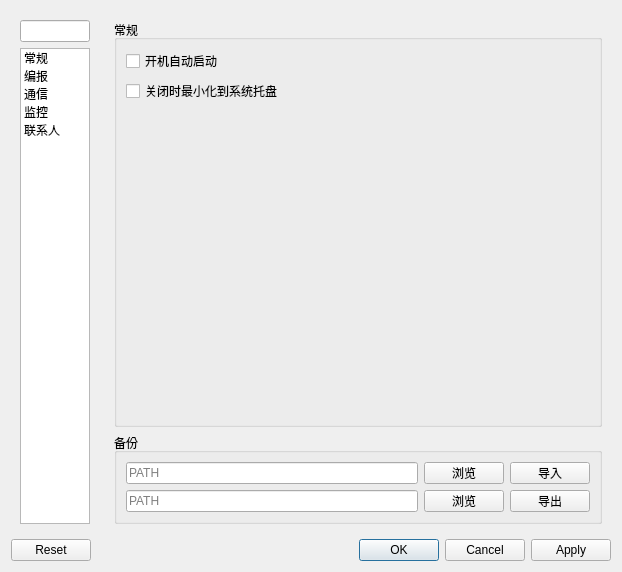
<?xml version="1.0" encoding="UTF-8"?>
<ui version="4.0">
 <class>Settings</class>
 <widget class="QDialog" name="Settings">
  <property name="geometry">
   <rect>
    <x>0</x>
    <y>0</y>
    <width>622</width>
    <height>501</height>
   </rect>
  </property>
  <property name="acceptDrops">
   <bool>true</bool>
  </property>
  <property name="windowTitle">
   <string>设置</string>
  </property>
  <layout class="QVBoxLayout" name="verticalLayout">
   <item>
    <layout class="QHBoxLayout" name="main">
     <item>
      <widget class="QWidget" name="left_side" native="true">
       <property name="maximumSize">
        <size>
         <width>120</width>
         <height>16777215</height>
        </size>
       </property>
       <layout class="QVBoxLayout" name="leftbox">
        <item>
         <widget class="QLineEdit" name="search"/>
        </item>
        <item>
         <widget class="QListWidget" name="menu">
          <item>
           <property name="text">
            <string>常规</string>
           </property>
          </item>
          <item>
           <property name="text">
            <string>编报</string>
           </property>
          </item>
          <item>
           <property name="text">
            <string>通信</string>
           </property>
          </item>
          <item>
           <property name="text">
            <string>监控</string>
           </property>
          </item>
          <item>
           <property name="text">
            <string>联系人</string>
           </property>
          </item>
         </widget>
        </item>
       </layout>
      </widget>
     </item>
     <item>
      <widget class="QStackedWidget" name="stacked">
       <property name="frameShadow">
        <enum>QFrame::Plain</enum>
       </property>
       <property name="currentIndex">
        <number>0</number>
       </property>
       <widget class="QWidget" name="convention_page">
        <layout class="QVBoxLayout" name="verticalLayout_6">
         <property name="sizeConstraint">
          <enum>QLayout::SetDefaultConstraint</enum>
         </property>
         <item>
          <widget class="QGroupBox" name="convention_group">
           <property name="title">
            <string>常规</string>
           </property>
           <layout class="QFormLayout" name="formLayout_8">
            <item row="0" column="0">
             <widget class="QCheckBox" name="run_on_start">
              <property name="text">
               <string>开机自动启动</string>
              </property>
             </widget>
            </item>
            <item row="1" column="0">
             <widget class="QCheckBox" name="close_to_minimize">
              <property name="text">
               <string>关闭时最小化到系统托盘</string>
              </property>
             </widget>
            </item>
           </layout>
          </widget>
         </item>
         <item>
          <widget class="QGroupBox" name="backup_group">
           <property name="title">
            <string>备份</string>
           </property>
           <layout class="QGridLayout" name="gridLayout_5">
            <property name="sizeConstraint">
             <enum>QLayout::SetMaximumSize</enum>
            </property>
            <item row="0" column="0">
             <widget class="QLineEdit" name="import_path">
              <property name="placeholderText">
               <string>PATH</string>
              </property>
             </widget>
            </item>
            <item row="1" column="2">
             <widget class="QPushButton" name="export_button">
              <property name="text">
               <string>导出</string>
              </property>
             </widget>
            </item>
            <item row="0" column="2">
             <widget class="QPushButton" name="import_button">
              <property name="text">
               <string>导入</string>
              </property>
             </widget>
            </item>
            <item row="0" column="1">
             <widget class="QPushButton" name="import_explore">
              <property name="text">
               <string>浏览</string>
              </property>
             </widget>
            </item>
            <item row="1" column="1">
             <widget class="QPushButton" name="export_explore">
              <property name="text">
               <string>浏览</string>
              </property>
             </widget>
            </item>
            <item row="1" column="0">
             <widget class="QLineEdit" name="export_path">
              <property name="placeholderText">
               <string>PATH</string>
              </property>
             </widget>
            </item>
           </layout>
          </widget>
         </item>
        </layout>
       </widget>
       <widget class="QWidget" name="message_page">
        <layout class="QVBoxLayout" name="verticalLayout_2">
         <item>
          <widget class="QGroupBox" name="prefix_group">
           <property name="title">
            <string>前缀</string>
           </property>
           <layout class="QFormLayout" name="formLayout">
            <item row="0" column="0">
             <widget class="QLabel" name="icao_label">
              <property name="text">
               <string>机场代码</string>
              </property>
             </widget>
            </item>
            <item row="0" column="1">
             <widget class="QLineEdit" name="icao">
              <property name="placeholderText">
               <string>ZJHK</string>
              </property>
             </widget>
            </item>
            <item row="1" column="0">
             <widget class="QLabel" name="intelligence_label">
              <property name="text">
               <string>气象情报</string>
              </property>
             </widget>
            </item>
            <item row="1" column="1">
             <widget class="QLineEdit" name="intelligence">
              <property name="placeholderText">
               <string>CI35</string>
              </property>
             </widget>
            </item>
            <item row="2" column="0">
             <widget class="QLabel" name="fir_label">
              <property name="text">
               <string>监视台责任区</string>
              </property>
             </widget>
            </item>
            <item row="2" column="1">
             <widget class="QLineEdit" name="fir">
              <property name="placeholderText">
               <string>ZJSA SANYA FIR</string>
              </property>
             </widget>
            </item>
            <item row="3" column="0">
             <widget class="QLabel" name="trend_sign_label">
              <property name="text">
               <string>趋势识别码</string>
              </property>
             </widget>
            </item>
            <item row="3" column="1">
             <widget class="QLineEdit" name="trend_sign">
              <property name="placeholderText">
               <string>TREND</string>
              </property>
             </widget>
            </item>
           </layout>
          </widget>
         </item>
         <item>
          <widget class="QGroupBox" name="weather_group">
           <property name="title">
            <string>天气现象备案</string>
           </property>
           <layout class="QGridLayout" name="gridLayout">
            <item row="0" column="0">
             <layout class="QHBoxLayout" name="add_wx1_layout">
              <item>
               <widget class="QLineEdit" name="weather1">
                <property name="text">
                 <string/>
                </property>
                <property name="placeholderText">
                 <string>无强度变化的天气现象</string>
                </property>
               </widget>
              </item>
              <item>
               <widget class="QPushButton" name="add_weather1_button">
                <property name="maximumSize">
                 <size>
                  <width>25</width>
                  <height>16777215</height>
                 </size>
                </property>
                <property name="text">
                 <string>+</string>
                </property>
               </widget>
              </item>
              <item>
               <widget class="QPushButton" name="del_weather1_button">
                <property name="maximumSize">
                 <size>
                  <width>25</width>
                  <height>16777215</height>
                 </size>
                </property>
                <property name="text">
                 <string>—</string>
                </property>
               </widget>
              </item>
             </layout>
            </item>
            <item row="0" column="1">
             <layout class="QHBoxLayout" name="add_wx2_layout">
              <item>
               <widget class="QLineEdit" name="weather2">
                <property name="placeholderText">
                 <string>有强度变化的天气现象</string>
                </property>
               </widget>
              </item>
              <item>
               <widget class="QPushButton" name="add_weather2_button">
                <property name="maximumSize">
                 <size>
                  <width>25</width>
                  <height>16777215</height>
                 </size>
                </property>
                <property name="text">
                 <string>+</string>
                </property>
               </widget>
              </item>
              <item>
               <widget class="QPushButton" name="del_weather2_button">
                <property name="maximumSize">
                 <size>
                  <width>25</width>
                  <height>16777215</height>
                 </size>
                </property>
                <property name="text">
                 <string>—</string>
                </property>
               </widget>
              </item>
             </layout>
            </item>
            <item row="1" column="0">
             <widget class="QListWidget" name="weather1_list">
              <property name="dragDropMode">
               <enum>QAbstractItemView::InternalMove</enum>
              </property>
             </widget>
            </item>
            <item row="1" column="1">
             <widget class="QListWidget" name="weather2_list">
              <property name="dragDropMode">
               <enum>QAbstractItemView::InternalMove</enum>
              </property>
             </widget>
            </item>
           </layout>
          </widget>
         </item>
        </layout>
       </widget>
       <widget class="QWidget" name="communication_page">
        <layout class="QVBoxLayout" name="verticalLayout_4">
         <item>
          <layout class="QHBoxLayout" name="top_layout">
           <item>
            <widget class="QGroupBox" name="serial_group">
             <property name="title">
              <string>串口参数</string>
             </property>
             <layout class="QFormLayout" name="formLayout_3">
              <item row="0" column="0">
               <widget class="QLabel" name="port_label">
                <property name="text">
                 <string>端口</string>
                </property>
               </widget>
              </item>
              <item row="0" column="1">
               <widget class="QLineEdit" name="port">
                <property name="placeholderText">
                 <string>COM1</string>
                </property>
               </widget>
              </item>
              <item row="1" column="0">
               <widget class="QLabel" name="baudrate_label">
                <property name="text">
                 <string>波特率</string>
                </property>
               </widget>
              </item>
              <item row="1" column="1">
               <widget class="QLineEdit" name="baudrate">
                <property name="placeholderText">
                 <string>9600</string>
                </property>
               </widget>
              </item>
              <item row="2" column="0">
               <widget class="QLabel" name="parity_label">
                <property name="text">
                 <string>校验位</string>
                </property>
               </widget>
              </item>
              <item row="2" column="1">
               <widget class="QComboBox" name="parity">
                <item>
                 <property name="text">
                  <string>NONE</string>
                 </property>
                </item>
                <item>
                 <property name="text">
                  <string>EVEN</string>
                 </property>
                </item>
                <item>
                 <property name="text">
                  <string>ODD</string>
                 </property>
                </item>
               </widget>
              </item>
              <item row="3" column="0">
               <widget class="QLabel" name="bytesize_label">
                <property name="text">
                 <string>数据位</string>
                </property>
               </widget>
              </item>
              <item row="3" column="1">
               <widget class="QComboBox" name="bytesize">
                <item>
                 <property name="text">
                  <string>5</string>
                 </property>
                </item>
                <item>
                 <property name="text">
                  <string>6</string>
                 </property>
                </item>
                <item>
                 <property name="text">
                  <string>7</string>
                 </property>
                </item>
                <item>
                 <property name="text">
                  <string>8</string>
                 </property>
                </item>
               </widget>
              </item>
              <item row="4" column="0">
               <widget class="QLabel" name="stopbits_label">
                <property name="text">
                 <string>停止位</string>
                </property>
               </widget>
              </item>
              <item row="4" column="1">
               <widget class="QComboBox" name="stopbits">
                <item>
                 <property name="text">
                  <string>1</string>
                 </property>
                </item>
                <item>
                 <property name="text">
                  <string>1.5</string>
                 </property>
                </item>
                <item>
                 <property name="text">
                  <string>2</string>
                 </property>
                </item>
               </widget>
              </item>
             </layout>
            </widget>
           </item>
           <item>
            <widget class="QGroupBox" name="other_group">
             <property name="title">
              <string>其他</string>
             </property>
             <layout class="QFormLayout" name="formLayout_7">
              <item row="0" column="0">
               <widget class="QLabel" name="channel_label">
                <property name="text">
                 <string>线路冠字</string>
                </property>
               </widget>
              </item>
              <item row="0" column="1">
               <widget class="QLineEdit" name="channel">
                <property name="placeholderText">
                 <string>YMA</string>
                </property>
               </widget>
              </item>
              <item row="1" column="0">
               <widget class="QLabel" name="number_label">
                <property name="text">
                 <string>流水号</string>
                </property>
               </widget>
              </item>
              <item row="1" column="1">
               <widget class="QLineEdit" name="number">
                <property name="placeholderText">
                 <string>1</string>
                </property>
               </widget>
              </item>
              <item row="3" column="0">
               <widget class="QLabel" name="request_addr_label">
                <property name="text">
                 <string>请求地址</string>
                </property>
               </widget>
              </item>
              <item row="3" column="1">
               <widget class="QLineEdit" name="request_addr">
                <property name="placeholderText">
                 <string>ZGGGYZYX</string>
                </property>
               </widget>
              </item>
              <item row="4" column="0">
               <widget class="QLabel" name="user_addr_label">
                <property name="text">
                 <string>用户单位</string>
                </property>
               </widget>
              </item>
              <item row="4" column="1">
               <widget class="QLineEdit" name="user_addr">
                <property name="placeholderText">
                 <string>ZJHKYMYX</string>
                </property>
               </widget>
              </item>
              <item row="2" column="1">
               <spacer name="horizontalSpacer_3">
                <property name="orientation">
                 <enum>Qt::Horizontal</enum>
                </property>
                <property name="sizeHint" stdset="0">
                 <size>
                  <width>40</width>
                  <height>20</height>
                 </size>
                </property>
               </spacer>
              </item>
             </layout>
            </widget>
           </item>
          </layout>
         </item>
         <item>
          <widget class="QGroupBox" name="address_group">
           <property name="title">
            <string>发报地址</string>
           </property>
           <layout class="QVBoxLayout" name="verticalLayout_10">
            <item>
             <widget class="QTabWidget" name="tabWidget">
              <property name="currentIndex">
               <number>0</number>
              </property>
              <widget class="QWidget" name="tab_taf">
               <attribute name="title">
                <string>TAF</string>
               </attribute>
               <layout class="QVBoxLayout" name="verticalLayout_3">
                <item>
                 <widget class="QTextEdit" name="taf">
                  <property name="placeholderText">
                   <string>发报地址请以空格分隔</string>
                  </property>
                 </widget>
                </item>
               </layout>
              </widget>
              <widget class="QWidget" name="tab_sigmet">
               <attribute name="title">
                <string>SIGMET</string>
               </attribute>
               <layout class="QVBoxLayout" name="verticalLayout_7">
                <item>
                 <widget class="QTextEdit" name="sigmet">
                  <property name="placeholderText">
                   <string>发报地址请以空格分隔</string>
                  </property>
                 </widget>
                </item>
               </layout>
              </widget>
              <widget class="QWidget" name="tab_airmet">
               <attribute name="title">
                <string>AIRMET</string>
               </attribute>
               <layout class="QVBoxLayout" name="verticalLayout_8">
                <item>
                 <widget class="QTextEdit" name="airmet">
                  <property name="placeholderText">
                   <string>发报地址请以空格分隔</string>
                  </property>
                 </widget>
                </item>
               </layout>
              </widget>
              <widget class="QWidget" name="tab_trend">
               <attribute name="title">
                <string>TREND</string>
               </attribute>
               <layout class="QVBoxLayout" name="verticalLayout_9">
                <item>
                 <widget class="QTextEdit" name="trend">
                  <property name="placeholderText">
                   <string>发报地址请以空格分隔</string>
                  </property>
                 </widget>
                </item>
               </layout>
              </widget>
             </widget>
            </item>
           </layout>
          </widget>
         </item>
        </layout>
       </widget>
       <widget class="QWidget" name="monitor_page">
        <layout class="QVBoxLayout" name="verticalLayout_5">
         <item>
          <widget class="QGroupBox" name="db_source_group">
           <property name="title">
            <string>监控数据源</string>
           </property>
           <layout class="QFormLayout" name="formLayout_6">
            <item row="0" column="0">
             <widget class="QRadioButton" name="sydb">
              <property name="text">
               <string>三亚区管数据库</string>
              </property>
              <property name="checked">
               <bool>true</bool>
              </property>
             </widget>
            </item>
            <item row="0" column="1">
             <widget class="QLineEdit" name="sydb_url"/>
            </item>
            <item row="1" column="0">
             <widget class="QRadioButton" name="web">
              <property name="text">
               <string>中南综合信息服务系统</string>
              </property>
             </widget>
            </item>
            <item row="1" column="1">
             <widget class="QLineEdit" name="web_url"/>
            </item>
           </layout>
          </widget>
         </item>
         <item>
          <widget class="QGroupBox" name="clock_group">
           <property name="title">
            <string>闹钟和音量</string>
           </property>
           <layout class="QFormLayout" name="formLayout_5">
            <item row="0" column="0">
             <widget class="QCheckBox" name="clock">
              <property name="text">
               <string>启用    </string>
              </property>
             </widget>
            </item>
            <item row="1" column="0">
             <widget class="QLabel" name="clock_time_label">
              <property name="text">
               <string>闹铃时间        </string>
              </property>
             </widget>
            </item>
            <item row="1" column="1">
             <widget class="QLineEdit" name="clock_time">
              <property name="maximumSize">
               <size>
                <width>120</width>
                <height>16777215</height>
               </size>
              </property>
              <property name="placeholderText">
               <string>单位分钟</string>
              </property>
             </widget>
            </item>
            <item row="2" column="0">
             <widget class="QLabel" name="clock_volume_label">
              <property name="text">
               <string>音量</string>
              </property>
             </widget>
            </item>
            <item row="2" column="1">
             <widget class="QSlider" name="clock_volume">
              <property name="orientation">
               <enum>Qt::Horizontal</enum>
              </property>
             </widget>
            </item>
           </layout>
          </widget>
         </item>
         <item>
          <widget class="QGroupBox" name="sound_group">
           <property name="title">
            <string>声音提醒和音量</string>
           </property>
           <layout class="QFormLayout" name="formLayout_2">
            <item row="0" column="0">
             <widget class="QCheckBox" name="warn_taf">
              <property name="text">
               <string>报文迟发</string>
              </property>
             </widget>
            </item>
            <item row="0" column="1">
             <widget class="QSlider" name="warn_taf_volume">
              <property name="orientation">
               <enum>Qt::Horizontal</enum>
              </property>
             </widget>
            </item>
            <item row="1" column="0">
             <widget class="QCheckBox" name="warn_trend">
              <property name="text">
               <string>趋势预报</string>
              </property>
             </widget>
            </item>
            <item row="1" column="1">
             <widget class="QSlider" name="warn_trend_volume">
              <property name="orientation">
               <enum>Qt::Horizontal</enum>
              </property>
             </widget>
            </item>
            <item row="2" column="0">
             <widget class="QCheckBox" name="warn_sigmet">
              <property name="text">
               <string>重要气象情报</string>
              </property>
             </widget>
            </item>
            <item row="2" column="1">
             <widget class="QSlider" name="warn_sigmet_volume">
              <property name="orientation">
               <enum>Qt::Horizontal</enum>
              </property>
             </widget>
            </item>
           </layout>
          </widget>
         </item>
         <item>
          <widget class="QGroupBox" name="phone_group">
           <property name="title">
            <string>电话</string>
           </property>
           <layout class="QFormLayout" name="formLayout_4">
            <item row="0" column="0">
             <widget class="QCheckBox" name="phone_warn_taf">
              <property name="text">
               <string>报文迟发</string>
              </property>
             </widget>
            </item>
            <item row="1" column="0">
             <widget class="QLabel" name="warn_taf_time_label">
              <property name="text">
               <string>提醒时间        </string>
              </property>
             </widget>
            </item>
            <item row="1" column="1">
             <widget class="QLineEdit" name="warn_taf_time">
              <property name="maximumSize">
               <size>
                <width>120</width>
                <height>16777215</height>
               </size>
              </property>
              <property name="placeholderText">
               <string>单位分钟</string>
              </property>
             </widget>
            </item>
            <item row="2" column="0">
             <widget class="QLabel" name="call_service_url_label">
              <property name="text">
               <string>请求地址</string>
              </property>
             </widget>
            </item>
            <item row="2" column="1">
             <widget class="QLineEdit" name="call_service_url">
              <property name="placeholderText">
               <string>URL</string>
              </property>
             </widget>
            </item>
            <item row="3" column="0">
             <widget class="QLabel" name="call_service_auth_label">
              <property name="text">
               <string>认证</string>
              </property>
             </widget>
            </item>
            <item row="3" column="1">
             <widget class="QLineEdit" name="call_service_auth">
              <property name="placeholderText">
               <string>AUTH</string>
              </property>
             </widget>
            </item>
           </layout>
          </widget>
         </item>
        </layout>
       </widget>
       <widget class="QWidget" name="contract_page">
        <layout class="QVBoxLayout" name="verticalLayout_11">
         <item>
          <widget class="QGroupBox" name="contract_group">
           <property name="title">
            <string>联系人</string>
           </property>
           <layout class="QVBoxLayout" name="verticalLayout_12">
            <item>
             <layout class="QHBoxLayout" name="add_person_layout">
              <item>
               <widget class="QLineEdit" name="person_name">
                <property name="text">
                 <string/>
                </property>
                <property name="placeholderText">
                 <string>姓名</string>
                </property>
               </widget>
              </item>
              <item>
               <widget class="QLineEdit" name="person_phone_number">
                <property name="placeholderText">
                 <string>电话</string>
                </property>
               </widget>
              </item>
              <item>
               <widget class="QPushButton" name="add_person_button">
                <property name="maximumSize">
                 <size>
                  <width>25</width>
                  <height>16777215</height>
                 </size>
                </property>
                <property name="text">
                 <string>+</string>
                </property>
               </widget>
              </item>
              <item>
               <widget class="QPushButton" name="del_person_button">
                <property name="maximumSize">
                 <size>
                  <width>25</width>
                  <height>16777215</height>
                 </size>
                </property>
                <property name="text">
                 <string>—</string>
                </property>
               </widget>
              </item>
             </layout>
            </item>
            <item>
             <widget class="QTableWidget" name="contract_table">
              <property name="editTriggers">
               <set>QAbstractItemView::NoEditTriggers</set>
              </property>
              <property name="selectionBehavior">
               <enum>QAbstractItemView::SelectRows</enum>
              </property>
              <attribute name="horizontalHeaderStretchLastSection">
               <bool>true</bool>
              </attribute>
              <column>
               <property name="text">
                <string>姓名</string>
               </property>
              </column>
              <column>
               <property name="text">
                <string>电话</string>
               </property>
              </column>
             </widget>
            </item>
            <item>
             <layout class="QHBoxLayout" name="select_contract_layout">
              <item>
               <widget class="QLabel" name="select_contract_label">
                <property name="text">
                 <string>当前设置告警号码</string>
                </property>
               </widget>
              </item>
              <item>
               <widget class="QComboBox" name="select_contract"/>
              </item>
             </layout>
            </item>
           </layout>
          </widget>
         </item>
        </layout>
       </widget>
      </widget>
     </item>
    </layout>
   </item>
   <item>
    <widget class="QDialogButtonBox" name="button_box">
     <property name="standardButtons">
      <set>QDialogButtonBox::Apply|QDialogButtonBox::Cancel|QDialogButtonBox::Ok|QDialogButtonBox::Reset</set>
     </property>
    </widget>
   </item>
  </layout>
 </widget>
 <tabstops>
  <tabstop>search</tabstop>
  <tabstop>menu</tabstop>
  <tabstop>icao</tabstop>
  <tabstop>intelligence</tabstop>
  <tabstop>fir</tabstop>
  <tabstop>trend_sign</tabstop>
  <tabstop>weather1</tabstop>
  <tabstop>add_weather1_button</tabstop>
  <tabstop>del_weather1_button</tabstop>
  <tabstop>weather1_list</tabstop>
  <tabstop>weather2</tabstop>
  <tabstop>add_weather2_button</tabstop>
  <tabstop>del_weather2_button</tabstop>
  <tabstop>weather2_list</tabstop>
  <tabstop>port</tabstop>
  <tabstop>baudrate</tabstop>
  <tabstop>parity</tabstop>
  <tabstop>bytesize</tabstop>
  <tabstop>stopbits</tabstop>
  <tabstop>channel</tabstop>
  <tabstop>number</tabstop>
  <tabstop>request_addr</tabstop>
  <tabstop>user_addr</tabstop>
  <tabstop>tabWidget</tabstop>
  <tabstop>taf</tabstop>
  <tabstop>sigmet</tabstop>
  <tabstop>airmet</tabstop>
  <tabstop>trend</tabstop>
  <tabstop>clock</tabstop>
  <tabstop>clock_time</tabstop>
  <tabstop>clock_volume</tabstop>
  <tabstop>warn_taf</tabstop>
  <tabstop>warn_taf_volume</tabstop>
  <tabstop>warn_trend</tabstop>
  <tabstop>warn_trend_volume</tabstop>
  <tabstop>warn_sigmet</tabstop>
  <tabstop>warn_sigmet_volume</tabstop>
  <tabstop>phone_warn_taf</tabstop>
  <tabstop>warn_taf_time</tabstop>
  <tabstop>run_on_start</tabstop>
  <tabstop>close_to_minimize</tabstop>
  <tabstop>import_path</tabstop>
  <tabstop>import_explore</tabstop>
  <tabstop>import_button</tabstop>
  <tabstop>export_path</tabstop>
  <tabstop>export_explore</tabstop>
  <tabstop>export_button</tabstop>
 </tabstops>
 <resources/>
 <connections>
  <connection>
   <sender>button_box</sender>
   <signal>accepted()</signal>
   <receiver>Settings</receiver>
   <slot>accept()</slot>
   <hints>
    <hint type="sourcelabel">
     <x>254</x>
     <y>487</y>
    </hint>
    <hint type="destinationlabel">
     <x>157</x>
     <y>274</y>
    </hint>
   </hints>
  </connection>
  <connection>
   <sender>button_box</sender>
   <signal>rejected()</signal>
   <receiver>Settings</receiver>
   <slot>reject()</slot>
   <hints>
    <hint type="sourcelabel">
     <x>322</x>
     <y>487</y>
    </hint>
    <hint type="destinationlabel">
     <x>286</x>
     <y>274</y>
    </hint>
   </hints>
  </connection>
  <connection>
   <sender>menu</sender>
   <signal>currentRowChanged(int)</signal>
   <receiver>stacked</receiver>
   <slot>setCurrentIndex(int)</slot>
   <hints>
    <hint type="sourcelabel">
     <x>91</x>
     <y>170</y>
    </hint>
    <hint type="destinationlabel">
     <x>145</x>
     <y>124</y>
    </hint>
   </hints>
  </connection>
 </connections>
 <slots>
  <slot>save()</slot>
 </slots>
</ui>
